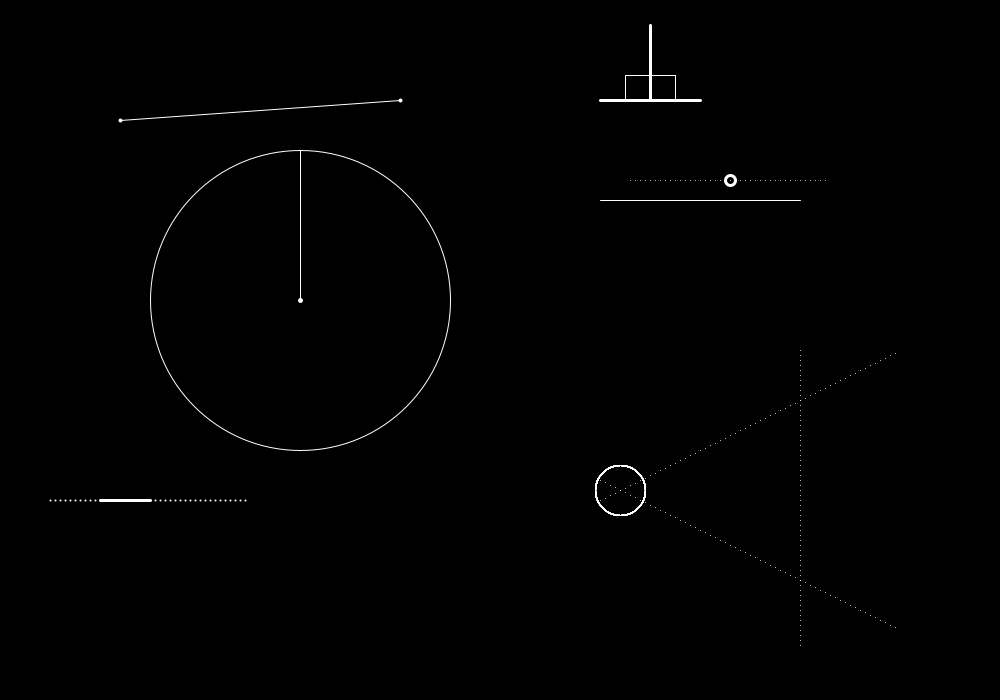
Frame 1 (no input)
Frame 60 (the mouse pressed at the canvas centre just before this capture): identical to frame 1, image omitted
Frame 120 (the mouse held since frame 60 and released just before this capture): identical to frame 1, image omitted

The Processing sketch that drew this single still picture (run headless with seeded random() and noise(); from frame 60 on, the mouse is pressed at the canvas centre):

// Processing sketch: e1Euclides
// ── e1Euclides.pde
int x1 = 120, y1 = 120;
int x2 = 400, y2 = 100;

int circlePoint_x = 300;
int circlePoint_y = 300;
int circleDiameter = 300;

int line_x = 600, line_y = 100;

int parallelLine_x = 600, parallelLine_y = 200;
int cuttingLine_x = 600, cuttingLine_y = 500;
void setup(){
  size(1000, 700);
}

void draw(){
  background(0);
  stroke(255);
  
  euclids_1();
  euclids_2();
  euclids_3();
  euclids_4();
  euclids_5();
  euclids_6();
}

void euclids_1(){
  strokeWeight(4);
  point(x1,y1);
  point(x2,y2);
  
  strokeWeight(1);
  line(x1, y1, x2, y2);
}

void euclids_2(){
  noFill();
  circle(circlePoint_x, circlePoint_y, circleDiameter);
  
  strokeWeight(5);
  point(circlePoint_x, circlePoint_y);
  
  strokeWeight(1);
  line(circlePoint_x, circlePoint_y, circlePoint_x, circlePoint_y - (circleDiameter/2));
}

void euclids_3(){
  strokeWeight(2);
  int i = 0;
  for(i = 0; i<200; i+=5){
    point(50+i, 500);
  }
  strokeWeight(3);
  line(50+(i/4), 500, 50+(i/2), 500);
}

void  euclids_4(){
  strokeWeight(3);
  line(line_x, line_y,line_x+100, line_y);
  line(line_x+50, line_y,line_x+50, line_y-75);
  strokeWeight(1);
  line(line_x+25, line_y,line_x+25, line_y-25);
  line(line_x+25, line_y-25,line_x+75, line_y-25);
  line(line_x+75, line_y,line_x+75, line_y-25);
}

void euclids_5(){
  strokeWeight(1);
  
  int overflow_x = 30, overflow_y = 20;
  
  line(parallelLine_x, parallelLine_y, parallelLine_x + 200, parallelLine_y);
  
  int i = 0;
  for(i = 0; i<200; i+=5){
    point(parallelLine_x+overflow_x+i, parallelLine_y-overflow_y);
  }
  
  strokeWeight(3);
  circle(parallelLine_x + overflow_x + i - 100, parallelLine_y - overflow_y, 10);
}

void euclids_6(){
  strokeWeight(1);
  
  int i = 0;
  
  for(i = 0; i<300; i+=5){
    int pointX_1, pointY_1;
    int pointX_2, pointY_2;
    int pointX_3, pointY_3;
    
    pointX_1 = cuttingLine_x+i;
    pointY_1 = cuttingLine_y-(i/2);
    pointX_2 = cuttingLine_x+i;
    pointY_2 = (cuttingLine_y-20)+(i/2);
    pointX_3 = 800;
    pointY_3 = 350+i;
    
    circle(620,490,50);
    
    point(pointX_1, pointY_1);
    point(pointX_2, pointY_2);
    point(pointX_3, pointY_3);
  }
}
